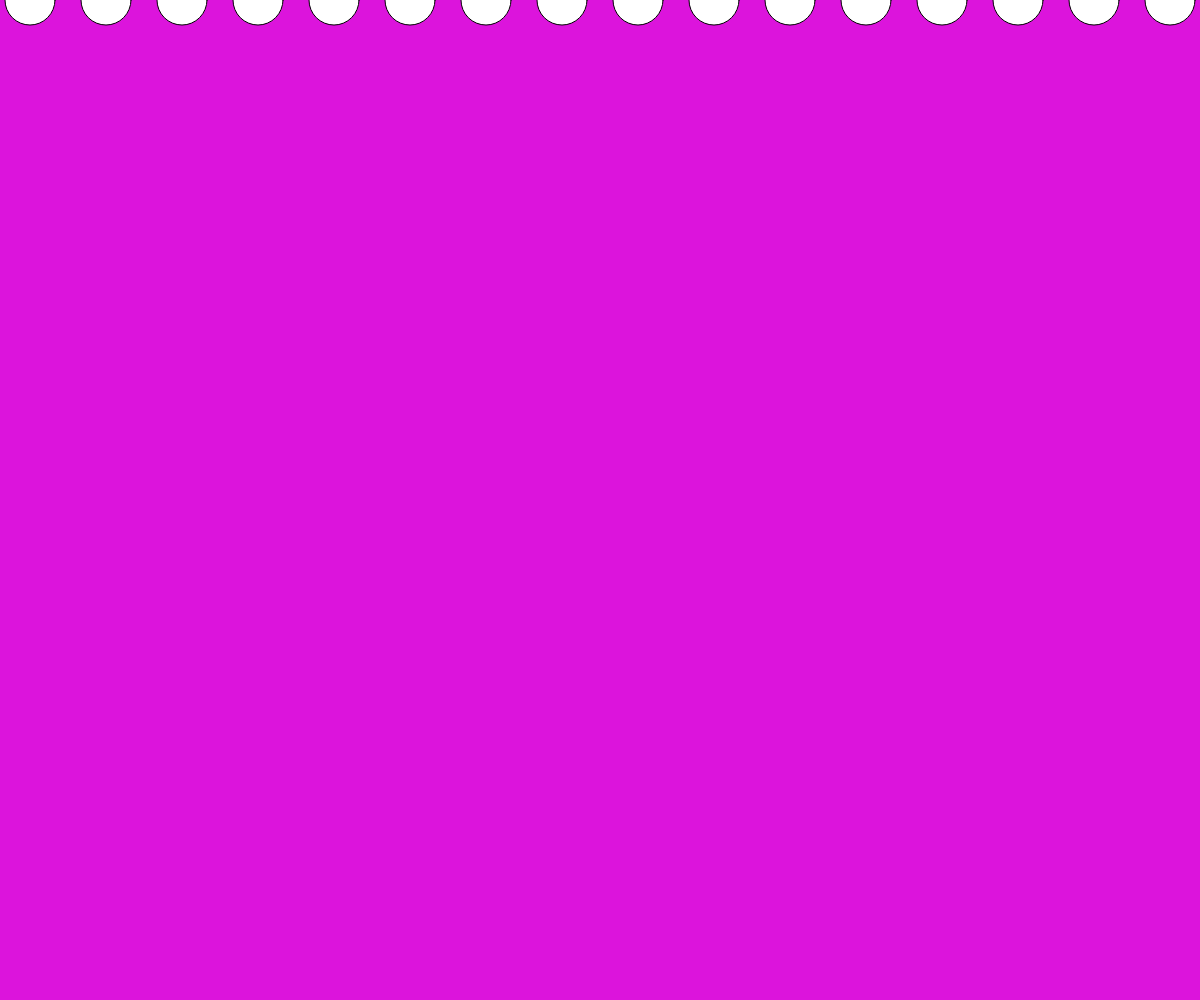
Frame 1 (no input)
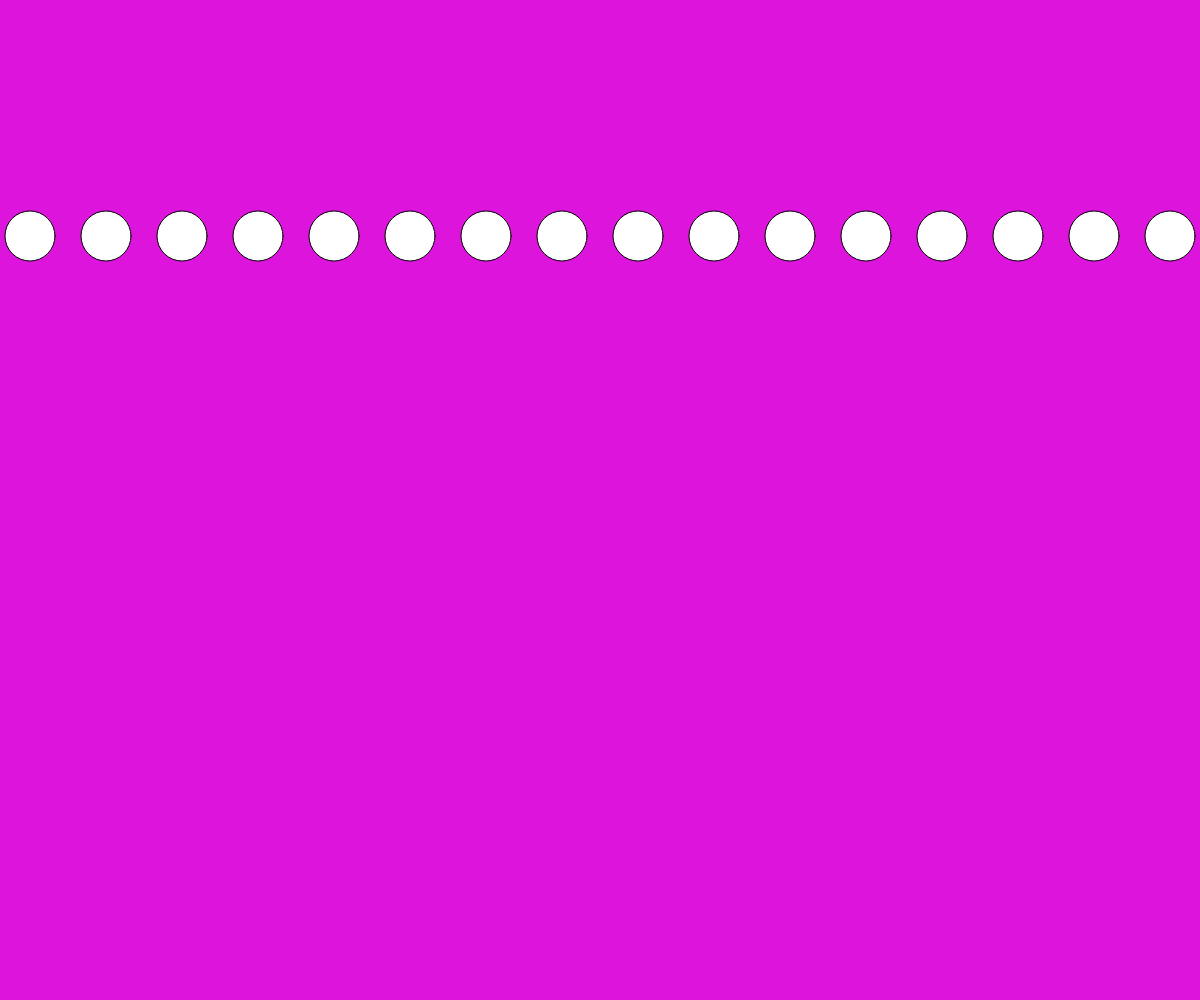
Frame 60 (no input)
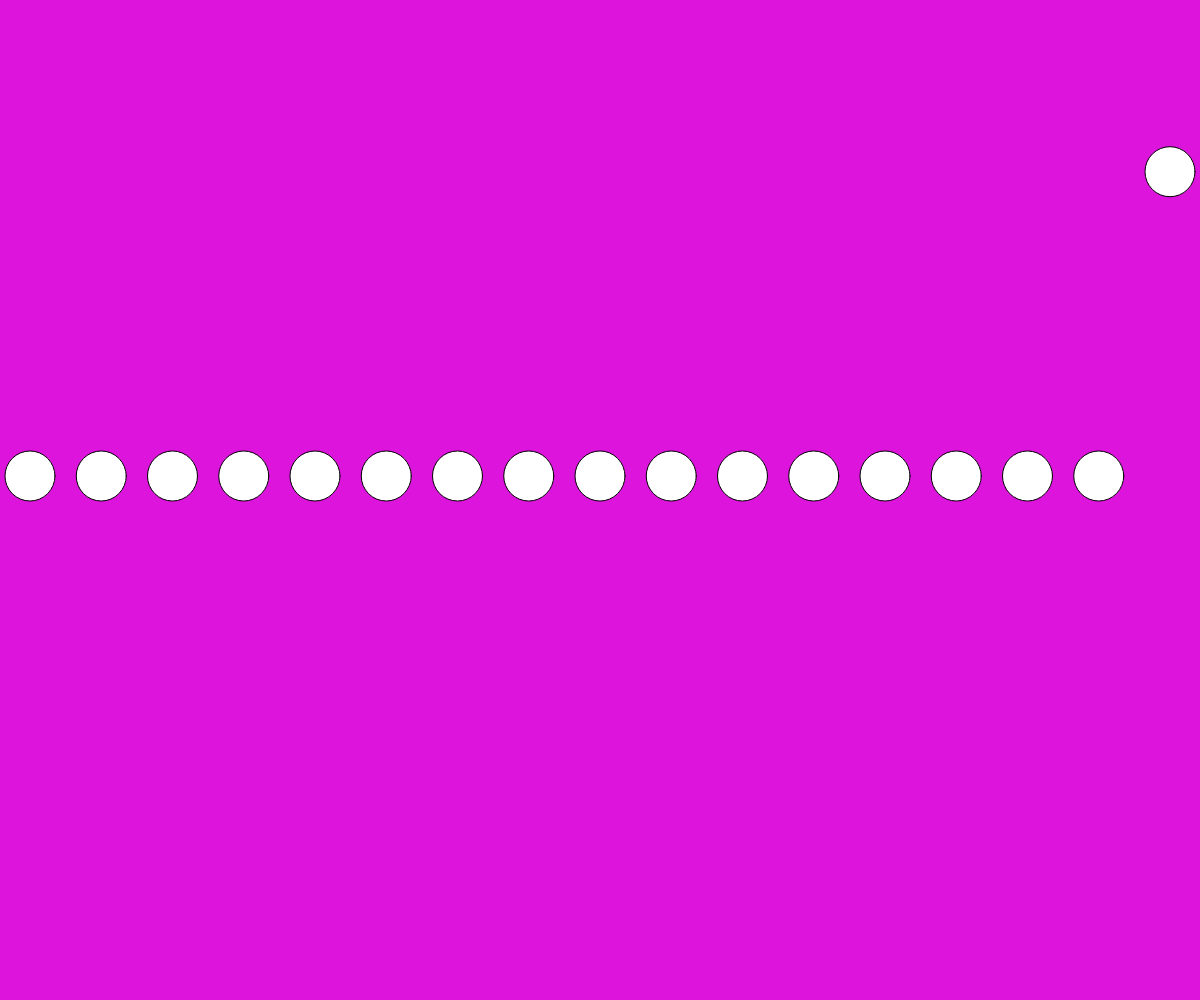
Frame 120 (the mouse pressed at the canvas centre since frame 60)

The p5.js sketch that drew these frames (run headless with seeded random() and noise() and a simulated clock; from frame 60 on, the mouse is pressed at the canvas centre):

// p5.js sketch
// ── sketch.js
let numCircles;
let ypos = [];

function setup() {
  createCanvas(windowWidth, windowHeight);

  numCircles = int(width / 75);

  for (let idx = 0; idx < numCircles; idx += 1) {
    ypos.push(0);
  }
  print(ypos);
}

function draw() {
  background(220, 20, 220);

  for (let idx = 0; idx < ypos.length; idx += 1) {
    let xpos = map(idx, 0, ypos.length - 1, 30, width - 30);
    ellipse(xpos, ypos[idx], 50);

    ypos[idx] += 4;
    if (ypos[idx] > height + 50) {
      ypos[idx] = random(-150, 0);
    }
  }
}

function mousePressed() {
  ypos.push(random(-100, -50));
  print(ypos.length);
}
